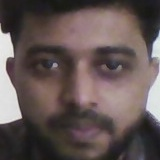
#> input picture temp_face.jpg, 160 x 160 px, given in place of the camera
$ python add_faces.py
#> lines starting #> are read from the running program, lines starting #| are printed output that depends on the picture
import os
import cv2
import pickle
import numpy as np
from sklearn.neighbors import KNeighborsClassifier
from deepface import DeepFace

# Initialize video capture and face detection
video = cv2.VideoCapture(0)
facedetect = cv2.CascadeClassifier('data/haarcascade_frontalface_default.xml')

# Create the dataset directory if it doesn't exist
if not os.path.exists("dataset"):
    os.makedirs("dataset")

# Input for person name
name = input("Enter Your Name: ")
#> the answer given: temp_face.jpg
person_dir = f"dataset/{name}"
if not os.path.exists(person_dir):
    os.makedirs(person_dir)

i = 0  # Counter for saved images
face_embeddings = []  # To store embeddings for KNN and DeepFace
face_labels = []  # To store corresponding labels

def preprocess_face(image):
    gray = cv2.cvtColor(image, cv2.COLOR_BGR2GRAY)  # Convert to grayscale
    equalized = cv2.equalizeHist(gray)  # Apply histogram equalization
    return equalized

def extract_embedding(image_path):
    """
    Extract facial embedding using DeepFace.
    """
    try:
        embedding = DeepFace.represent(img_path=image_path, model_name="Facenet")
        return np.array(embedding[0]["embedding"])
    except Exception as e:
        print(f"Error extracting embedding: {e}")
        return None

while True:
    ret, frame = video.read()
#> frame is the input picture: shape (160, 160, 3); mean B, G, R 83.9, 85.4, 98.6
    if not ret:
        break

    gray = cv2.cvtColor(frame, cv2.COLOR_BGR2GRAY)
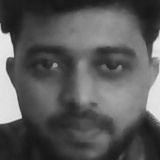
#> gray: shape (160, 160); min 22, max 237, mean 89.2
    faces = facedetect.detectMultiScale(gray, 1.3, 5)
#> faces = ()

    for (x, y, w, h) in faces:
        face_img = frame[y:y+h, x:x+w]

        # Preprocess the face (grayscale and histogram equalization)
        processed_face = preprocess_face(face_img)
        resized_face = cv2.resize(processed_face, (50, 50))

        # Save face images every 10 frames
        if i % 10 == 0 and i // 10 < 100:
            face_path = os.path.join(person_dir, f"face_{i//10}.jpg")
            cv2.imwrite(face_path, resized_face)
            print(f"Saved {face_path}")

            # Extract embedding and store it
            embedding = extract_embedding(face_path)
            if embedding is not None:
                face_embeddings.append(embedding)
                face_labels.append(name)

        i += 1

        # Display the progress
        cv2.putText(frame, f"Collecting: {i//10}/100", (50, 50),
                    cv2.FONT_HERSHEY_SIMPLEX, 1, (0, 255, 0), 2)
        cv2.rectangle(frame, (x, y), (x+w, y+h), (255, 0, 0), 2)
#> this loop made 0 passes
#> after the loop, face_embeddings = []; face_labels = []; i = 0

    cv2.imshow("Data Collection", frame)
    if cv2.waitKey(1) & 0xFF == ord('q') or i // 10 >= 100:
#> (key q is pressed here)
        break

print("Data collection completed!")
video.release()
cv2.destroyAllWindows()

# Train KNN Model
print("Training KNN model...")
face_embeddings = np.array(face_embeddings)
#> face_embeddings = empty array
face_labels = np.array(face_labels)
#> face_labels = empty array

knn_model = KNeighborsClassifier(n_neighbors=5, metric="euclidean")
#> (the run stopped early here; a loop or call above may not have finished)
